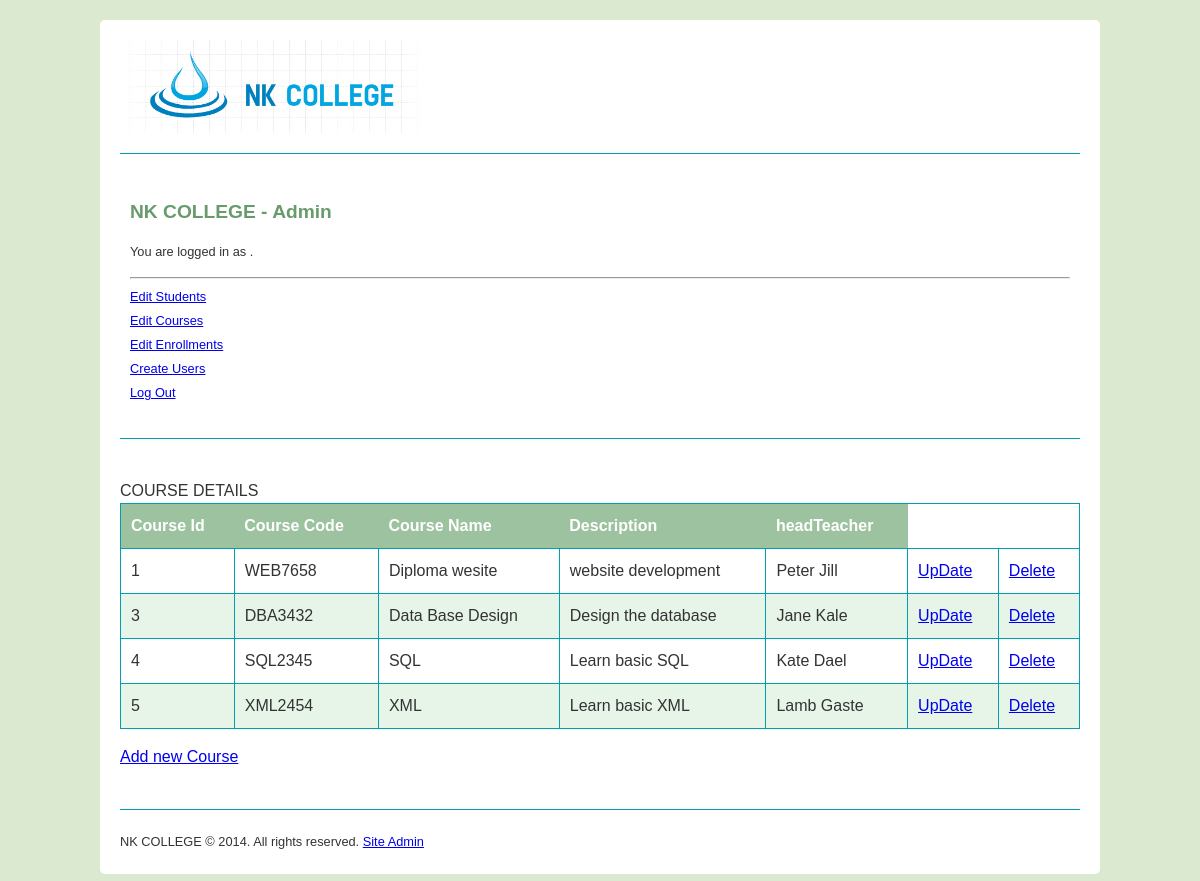
/admin/course/view.php, run on the app's committed database.
### tables this page shows
CREATE TABLE IF NOT EXISTS `course` (
  `courseId` int(11) NOT NULL AUTO_INCREMENT,
  `courseCode` varchar(50) NOT NULL,
  `courseName` varchar(30) NOT NULL,
  `description` varchar(300) NOT NULL,
  `headTeacher` varchar(50) NOT NULL,
  PRIMARY KEY (`courseId`)
);

### admin/course/view.php (the view, shortened to what this page needs)
<?php
include "/../adminHeader.php";
include "/../../config.php";
echo "COURSE DETAILS";
$result = mysqli_query($con,"SELECT * FROM course")
or die(mysql_error());
echo "<table border='1'>
<tr>
<th>Course Id</th>
<th>Course Code</th>
<th>Course Name</th>
<th>Description</th>
<th>headTeacher</th>
</tr>";
while($row = mysqli_fetch_array($result)) {
    echo "<tr>";
    echo "<td>" . $row['courseId'] . "</td>";
    echo "<td>" . $row['courseCode'] . "</td>";
    echo "<td>" . $row['courseName'] . "</td>";
    echo '<td>' . $row['description'] . '</td>';
    echo '<td>' . $row['headTeacher'] . '</td>';
    echo '<td><a href="/Diploma/cms/admin/course/update.php?courseId=' . $row['courseId'] .'&action=editCourse'.'">UpDate</a></td>';
    echo '<td><a href="/Diploma/cms/admin/course/view.php?courseId=' . $row['courseId'] . '&action=deleteCourse'.'">Delete</a></td>';
    echo "</tr>";
}
echo "</table>";
?>
    <p><a href="/Diploma/cms/admin/course/add.php">Add new Course</a></p>
<?php include "/../../include/footer.php";?>

### style.css (style rules this page uses)
body { margin: 0; color: #333; background-color: rgba(161, 198, 135, 0.38); font-family: "Trebuchet MS", Arial, Helvetica, sans-serif; line-height: 1.5em; }
table { width: 100%; border-collapse: collapse; }
tr, th, td { padding: 10px; margin: 0; text-align: left; }
table, th { border: 1px solid #00a0b0; }
th { border-left: none; border-right: none; background: rgba(25, 103, 30, 0.36); color: #fff; cursor: default; }
tr:nth-child(odd) { background: rgba(144, 208, 146, 0.21); }
tr:nth-child(even) { background: #fff; }

### data on the page
course: courseId "1", courseCode "WEB7658", courseName "Diploma wesite", description "website development", headTeacher "Peter Jill"
course: courseId "3", courseCode "DBA3432", courseName "Data Base Design", description "Design the database", headTeacher "Jane Kale"
course: courseId "4", courseCode "SQL2345", courseName "SQL", description "Learn basic SQL", headTeacher "Kate Dael"
course: courseId "5", courseCode "XML2454", courseName "XML", description "Learn basic XML", headTeacher "Lamb Gaste"
